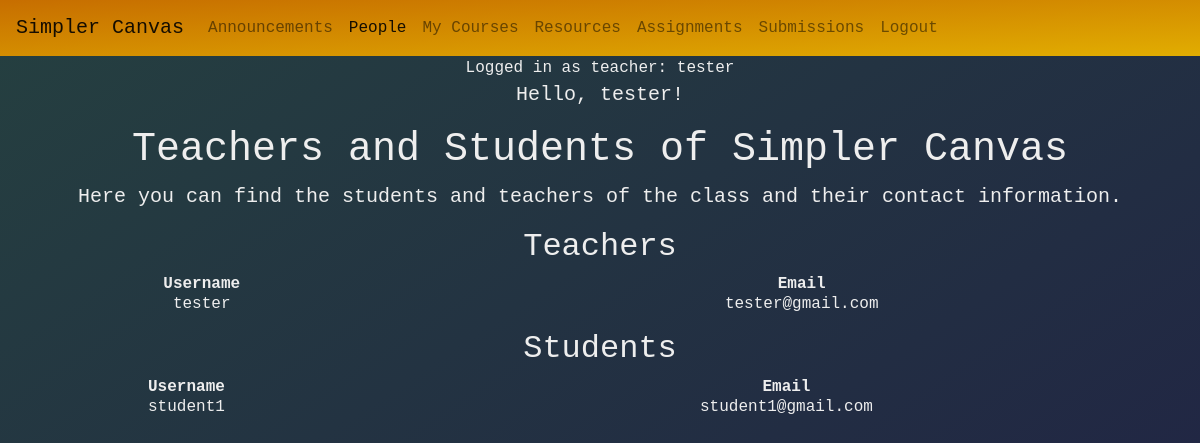
The page /people (signed in) on the database its author committed.
### app/models.py (models this page shows, shortened)
class Teacher(db.Model):
    id = db.Column(db.Integer, primary_key=True)
    username = db.Column(db.String(g_NAME_STRING_CAPACITY), unique =True, nullable=False)
    password = db.Column(db.String(g_PASSWORD_STRING_CAPACITY), nullable=False)
    email = db.Column(db.String(g_EMAIL_STRING_CAPACITY), nullable=False)

class Student(db.Model):
    id =  db.Column(db.Integer, primary_key=True)
    username = db.Column(db.String(g_NAME_STRING_CAPACITY), unique= True, nullable=False)
    password = db.Column(db.String(g_PASSWORD_STRING_CAPACITY), nullable=False)
    email = db.Column(db.String(g_EMAIL_STRING_CAPACITY), nullable=False)
    units_enrolled = db.Column(db.Integer, default = 0)
    enrollments = db.relationship('Enrollment', backref="students")
    submissions = db.relationship('Submission', backref="students")

### app/main/routes.py (the view)
    @myapp_obj.route('/people')
    def people():
        if "username" in session:
            teachers = Teacher.query.all()
            students = Student.query.all()
            return app_render_template('main/people.html', username = session.get('username'), isStudent = session.get('student'), students = students, teachers = teachers)
        flash('You are not logged in!')
        return redirect('/auth/login')

### app/__init__.py (called while the page is built)
def app_render_template(file_name, *args, **kw_args):
    user = session_get_current_user_dict()
    return render_template(file_name, *args, **kw_args, user=user, UserType=UserType)

### app/session.py (called while the page is built)
def session_get_current_user_dict() -> dict:
    if 'userobj' not in session:
        return UserData().as_dict()
    result = session['userobj']
    return result

### app/templates/main/people.html (shortened to what this page needs)
{% set is_people_active = True %}
{% extends "base.html" %}
{% block content %}
    <p>Hello, {{username}}!</p>
	<h1> Teachers and Students of Simpler Canvas </h1>
    <p>Here you can find the students and teachers of the class and their contact information.</p>
    <h2> Teachers </h2>
    <table>
        <thead>
           <tr>
               <th>Username</th>
               <th>Email</th>
           </tr>
        </thead>
        <tbody>
            {%for teacher in teachers %}
            <tr>
                <td>{{ teacher.username }}</td>
                <td>{{ teacher.email}}</td>
            </tr>
            {% endfor %}
        </tbody>
    </table>
    <h2> Students </h2>
    <table>
        <thead>
           <tr>
               <th>Username</th>
               <th>Email</th>
           </tr>
        </thead>
        <tbody>
            {%for student in students %}
           <tr>
                <td>{{ student.username }}</td>
                <td>{{ student.email}}</td>
            </tr>
            {% endfor %}
        </tbody>
    </table>
{% endblock %}

### app/templates/base.html (shortened to what this page needs)
{% macro login_status() %}
	{% if user.type == UserType.STUDENT %}
		Logged in as student: {{user.name}}
	{% elif user.type == UserType.TEACHER %}
		Logged in as teacher: {{user.name}}
	{% else %}
		Not logged in
	{% endif %}
{% endmacro %}
{% macro redirectable_link(is_what_active, normal, redirect) %}
	{% if is_what_active %}
		{{redirect}}
	{% else %}
		{{normal}}
	{% endif %}
{% endmacro %}
{% macro set_active_if(is_page_active) %}
	{% if is_page_active %} active {% endif %}
{% endmacro %}
{% macro announcements_navbar_item() %}
	<li class="nav-item {{set_active_if(is_announcements_active)}}">
		<a class="nav-link" href={{redirectable_link(is_announcements_active, "/announcements", "/announcements_redirect")}}>
			Announcements
		</a>
	</li>
{% endmacro %}
{% macro people_navbar_item() %}
	<li class="nav-item {{set_active_if(is_people_active)}}">
		<a class="nav-link" href="/people">
			People
		</a>
	</li>
{% endmacro %}
{% macro should_courses_navbar_item_be_active() %}
	{{set_active_if(is_courses_list_active or is_courses_create_active or is_courses_join_active)}}
{% endmacro %}
{% macro courses_navbar_item() %}
	<li class="nav-item dropdown {{should_courses_navbar_item_be_active()}}">
		<button class="nav-link dropbtn">
			My Courses
		</button>
	</li>
{% endmacro %}
{% macro resources_navbar_item() %}
	<li class="nav-item {{set_active_if(is_resources_active)}}">
		<a class="nav-link" href="/resources">
			Resources
		</a>
	</li>
{% endmacro %}
{% macro assignments_navbar_item() %}
	<li class="nav-item {{set_active_if(is_assignments_active)}}">
		<a class="nav-link" href="/assignments">
			Assignments
		</a>
	</li>
{% endmacro %}
{% macro submissions_navbar_item() %}
	{% if not isStudent %}
		<li class="nav-item {{set_active_if(is_submissions_active)}}">
			<a class="nav-link" href="/submissions">
				Submissions
			</a>
		</li>
	{% endif %}
{%endmacro%}
{% macro logout_or_login_navbar_item() %}
	{% if user.type == UserType.NOT_LOGGED_IN %}
		<li class="nav-item {{set_active_if(is_login_active)}}">
			<a class="nav-link" href="/login_redirect">
				Login
			</a>
		</li>
	{% else %}
		<li class="nav-item {{set_active_if(is_logout_active)}}">
			<a class="nav-link" href="/logout">
				Logout
			</a>
		</li>
	{% endif %}
{% endmacro %}
<html>
	<head>
		<link rel="stylesheet" href="https://cdn.jsdelivr.net/npm/bootstrap@4.3.1/dist/css/bootstrap.min.css">
		<link rel="stylesheet" href="https://cdn.jsdelivr.net/npm/bootstrap@4.3.1/dist/css/bootstrap.min.css">
		<link rel="stylesheet" type="text/css" href="{{ url_for('static',filename='styles/styles.css') }}">
		<link rel="stylesheet" type="text/css" href="{{ url_for('static',filename='styles/dropdown.css') }}">
	</head>
	<body>
		{% block nav %}
		<nav class="navbar navbar-expand-lg navbar-light navbar-bg-color">
			<a class="navbar-brand" href={{redirectable_link(is_home_active, "/", "/redirect")}}>
				Simpler Canvas
			</a>
			<div class="collapse navbar-collapse" id="navbarSupportedContent">
				<ul class="navbar-nav mr-auto">
					{{announcements_navbar_item()}}
					{{people_navbar_item()}}
					{{courses_navbar_item()}}
					{{resources_navbar_item()}}
					{{assignments_navbar_item()}}
					{{submissions_navbar_item()}}
					{{logout_or_login_navbar_item()}}
				</ul>
			</div>
		</nav>
		{% endblock %}
		<header>
			{{login_status()}}
		</header>
		{% block content %}{% endblock %}
    </body>
</html>

### app/static/styles/styles.css (style rules this page uses)
:root { --font-color: #eeeeee; --background-color-image: linear-gradient(to left top, #202045, #254040) ; --navbar-background-color-image: linear-gradient(to left top, #E1AD01, #C76E00); --header-font-color: var(--background-color); --link-color: #4747ff; --link-color-visited: #cb7cff; --link-color-active: #FF0000; --link-color-hover: #c48cff; --font-family: "Cascadia Mono", monospace; --text-area-bg-color: linear-gradient(to left top, #3d5043, #615545); }
h1 { text-align: center; }
body { text-align: center; background-image: var(--background-color-image); color: var(--font-color); font-family: var(--font-family); height: 100%; }
p { font-family: var(--font-family); font-size: 20px; }
table { width: 100%; text-align: center; }
a:link { color: var(--link-color); }
.navbar-bg-color { background-image: var(--navbar-background-color-image); }

### app/static/styles/dropdown.css (style rules this page uses)
.dropbtn { background-color: transparent; border: none; }
.dropdown { position: relative; display: inline-block; }

### rows shown on the page
Teacher: name "tester", username "tester", email "tester@gmail.com"
Student: username "student1", email "student1@gmail.com"
